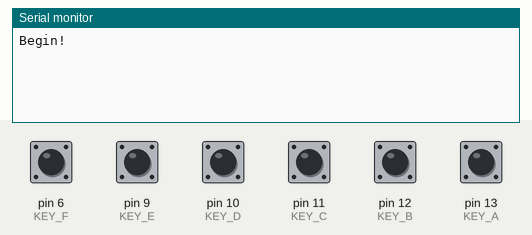
A sketch run on a simulated Arduino Leonardo, built with avr-gcc and run on an emulated ATmega32U4. Shown: the last lines printed to the serial monitor. Inputs (shaded band) come from the test bench; at power-on: pin 6 (KEY_F), pin 9 (KEY_E), pin 10 (KEY_D), pin 11 (KEY_C), pin 12 (KEY_B), pin 13 (KEY_A) HIGH. USB keyboard and mouse output is not drawn.

Above: at 1.2 s.
1.3 s: pin 6 (KEY_F) pulled LOW for 0.15 s
At 2.1 s:
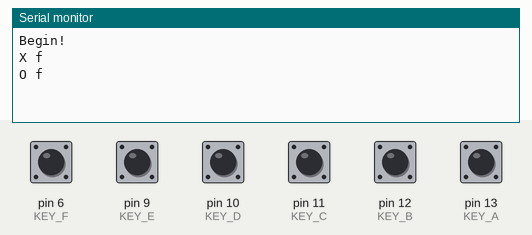
2.9 s: pin 9 (KEY_E) pulled LOW for 0.15 s
At 3.5 s:
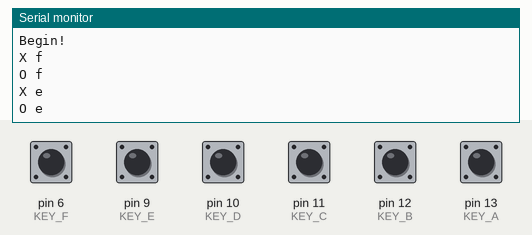
4.5 s: pin 10 (KEY_D) pulled LOW for 0.15 s
At 5.3 s:
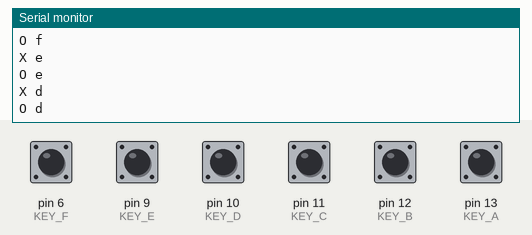
6.1 s: pin 11 (KEY_C) pulled LOW for 0.15 s
At 6.7 s:
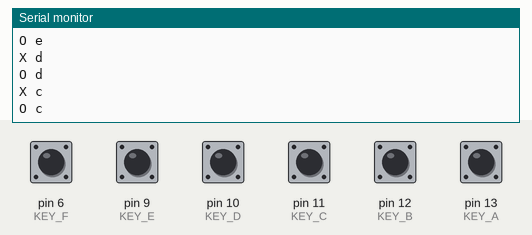
7.7 s: pin 12 (KEY_B) pulled LOW for 0.15 s
At 9.0 s:
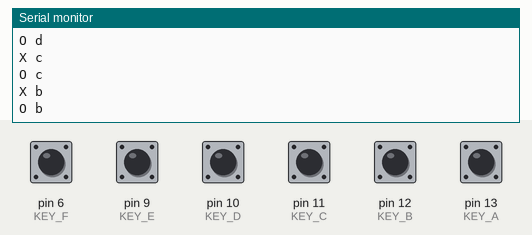
9.3 s: pin 13 (KEY_A) pulled LOW for 0.15 s
At 10.6 s:
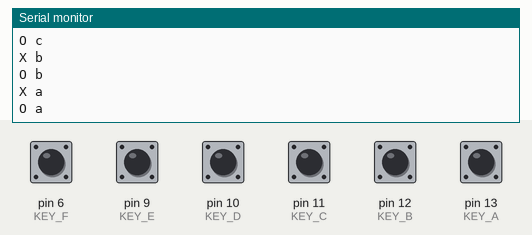

Measured:
- after the input at 1.3 s, the serial monitor: prints a new line at once (image 1)
- after the input at 2.9 s, the serial monitor: prints a new line at once (image 2)
- after the input at 4.5 s, the serial monitor: prints a new line at once (image 3)
- after the input at 6.1 s, the serial monitor: prints a new line at once (image 4)
- after the input at 7.7 s, the serial monitor: prints a new line at once (image 5)
- after the input at 9.3 s, the serial monitor: prints a new line at once (image 6)

The sketch:

drivekeys.ino
```cpp
#include "Keyboard.h"


/**
*      DriveKey Physical Layout
*
*    +---------------------+
*    | A | B | C |         |
*    | D | E |             |
*    | F |     OOOO        |
*    |---+    OOOOOO       |
*    |       OOOOOOOO      |
*    |        OOOOOO       |
*    |         OOOO        |
*    |...
*
**/

// Aesthetics
#define TAP_MS 20 // When a tap becomes a hold in milliseconds

// MAX_KEYS must be larger than the highest IO pin on the board used for keymapping
// In this case it's digital pin 13. 20 > 13, so MAX_KEYS of 20 is fine.
// 13 would also be fine, but this memory is cheap, and this project simple.

#define MAX_KEYS 20
static char KEY_MAP[MAX_KEYS];
static bool STATE_MAP[MAX_KEYS];

// Maps the diagram from above to the physical/electrically wired pins.
// This names will be used extensively throughtout this code. Know them.
#define KEY_A  13
#define KEY_B  12
#define KEY_C  11
#define KEY_D  10
#define KEY_E  9
#define KEY_F  6

void setup() {
  // Assign each key to produce a character output.
  KEY_MAP[KEY_A] = 'a';
  KEY_MAP[KEY_B] = 'b';
  KEY_MAP[KEY_C] = 'c';
  KEY_MAP[KEY_D] = 'd';
  KEY_MAP[KEY_E] = 'e';
  KEY_MAP[KEY_F] = 'f';

  // Set the initial state of all keys
  // This map will be used to:
  //  * Know when a key is presses
  //  * Track when it is released
  //  * Know if it's being held
  //  * Know if combos are being pressed
  //  * Know the current state of any one key
  //  * And I think that's it.
  //

  STATE_MAP[KEY_A] = HIGH;
  STATE_MAP[KEY_B] = HIGH;
  STATE_MAP[KEY_C] = HIGH;
  STATE_MAP[KEY_D] = HIGH;
  STATE_MAP[KEY_E] = HIGH;
  STATE_MAP[KEY_F] = HIGH;

  // Since the design has no resistors, we use INPUT_PULLUP for us, HIGH means no-pressing
  pinMode(KEY_A, INPUT_PULLUP);
  pinMode(KEY_B, INPUT_PULLUP);
  pinMode(KEY_C, INPUT_PULLUP);
  pinMode(KEY_D, INPUT_PULLUP);
  pinMode(KEY_E, INPUT_PULLUP);
  pinMode(KEY_F, INPUT_PULLUP);

  Keyboard.begin();
  Serial.begin(9600);
  // delay(5000);
  Serial.println("Begin!");
}

void stateCheck(int incomingKey) {
  bool incoming = digitalRead(incomingKey);

  if (incoming == STATE_MAP[incomingKey]) {
    return;
  }

  if (incoming == LOW) {
    Serial.print("X ");
    Serial.println(KEY_MAP[incomingKey]);
    Keyboard.press(KEY_MAP[incomingKey]);
  } else {
    Serial.print("O ");
    Serial.println(KEY_MAP[incomingKey]);
    Keyboard.release(KEY_MAP[incomingKey]);
  }

  STATE_MAP[incomingKey] = incoming;
}

void loop() {
  stateCheck(KEY_A);
  stateCheck(KEY_B);
  stateCheck(KEY_C);
  stateCheck(KEY_D);
  stateCheck(KEY_E);
  stateCheck(KEY_F);
  delay(TAP_MS);
}
```
